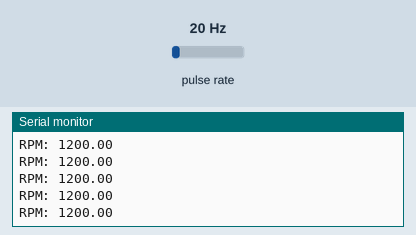
This sketch was run on a simulated Arduino Uno, built with avr-gcc and run on an emulated ATmega328P. Shown: the last lines printed to the serial monitor. Wiring (inferred from the names in the program): pulse sensor: data pin 2. The inputs (shaded band) are chosen by the test bench; at power-on: pulse rate 20 Hz.

Above: at 1.2 s.
1.3 s: pulse rate (sensor on pin 2) set to 100 Hz
3.2 s: pulse rate (sensor on pin 2) set to 4 Hz
At 3.42 s:
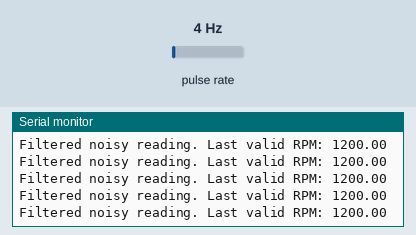
4.7 s: pulse rate (sensor on pin 2) set to 150 Hz
At 5.8 s:
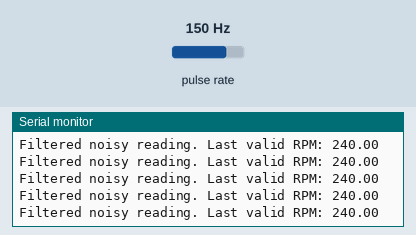
Timing chart, 0 to 7.7 s (numbered marks = the images above; inputs shaded):
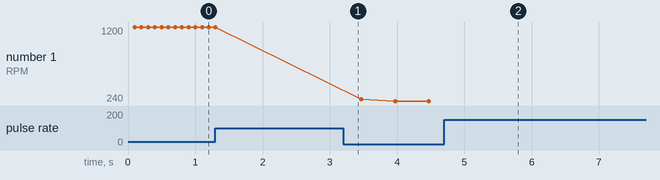

Measured:
- after the input at 4.7 s, the serial monitor: prints a new line at once (image 2)
- plotted number 1: 1200 → 240 after the input at 3.2 s

The sketch:

dinamo_2.ino
```cpp
// ================================================
// Title: rpm control with hall efect
// Date: October 8, 2024
// Author: daniel faruz
// ================================================


/* ========================================================
NOTE:

we had to check for the rpm noise its not working so good
as far the next code will sample the distance between 2 shows

===============================================================
*/


volatile unsigned long lastPulseTime = 0; // To store the time of the last pulse
volatile unsigned long currentPulseTime = 0; // To store the time of the current pulse
volatile bool pulseDetected = false; // To indicate when 2 pulses are detected

int sensorPin = 2; // Hall effect sensor connected to digital pin 2
float rpm = 0; // To store the calculated RPM
float lastValidRPM = 0; // To store the last valid RPM for filtering

// Threshold values for filtering noise
const float minRPM = 0.1;  // Minimum plausible RPM (ignore anything less)
const float maxRPM = 5000; // Maximum plausible RPM (ignore unrealistic values)


// Interrupt Service Routine for the Hall effect sensor
void pulseCounter() { // First pulse
  if (!pulseDetected) {

    lastPulseTime = micros(); // Store the time of the first pulse
    pulseDetected = true; // Mark that the first pulse has been detected
  } else {
    // Second pulse
    currentPulseTime = micros(); // Store the time of the second pulse
    pulseDetected = false; // Reset for the next pulse detection
    calculateRPM(); // Calculate the RPM after the second pulse
  }
}

// Function to calculate RPM based on the time difference between 2 pulses
void calculateRPM() {
  unsigned long timeDifference = currentPulseTime - lastPulseTime; // Time between 2 pulses in microseconds
  float timePerRevolution = timeDifference / 1000000.0; // Convert time to seconds (from microseconds)

  // Calculate the rotational speed in RPM (Rounds Per Minute)
  rpm = (1.0 / timePerRevolution) * 60.0;

  // Apply filtering to remove noise
  if (rpm >= minRPM && rpm <= maxRPM) {
    lastValidRPM = rpm; // Update the last valid RPM if the current RPM is plausible
    Serial.print("RPM: ");
    Serial.println(rpm);
  } else {
    // Ignore the noisy value and keep the last valid RPM
    Serial.print("Filtered noisy reading. Last valid RPM: ");
    Serial.println(lastValidRPM);
  }
}

void setup() {
  Serial.begin(9600); // Start the serial communication
  attachInterrupt(digitalPinToInterrupt(sensorPin), pulseCounter, RISING); // Attach the interrupt to the Hall effect sensor pin
}

void loop() {
  // The loop does nothing; all the work is handled in the interrupt
}
```
